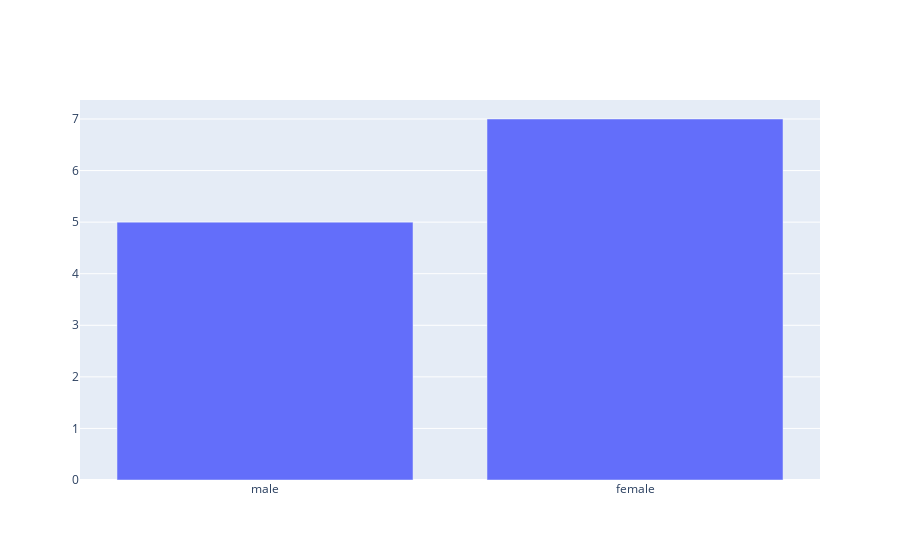

Source (notebook cell):
### Code cell
# Simple bar chart
x_values=['male', 'female']
y_values=[5, 7]
fig = [go.Bar(x=x_values, y=y_values)] 
iplot(fig)

### Figure 1 — Plotly figure (JSON) as saved in the notebook; plotly's stock layout.template omitted (floating-point values rounded to 4 significant figures)
{"data": [{"type": "bar", "x": ["male", "female"], "y": [5, 7]}], "layout": {}}
